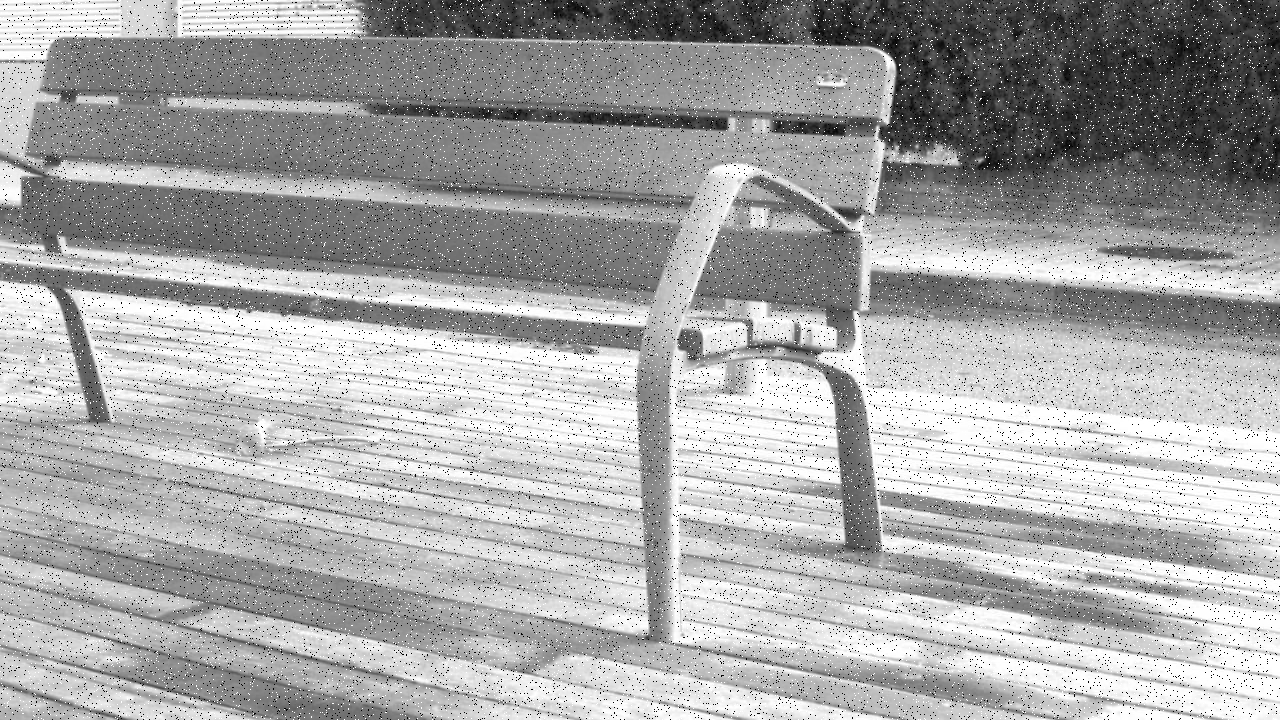
#> input picture hw02/ex1_images/noise.png, 1280 x 720 px
$ python ex1.py
#> lines starting #> are read from the running program, lines starting #| are printed output that depends on the picture; long printed decimals are rounded
import cv2
import matplotlib.pyplot as plt
import numpy as np
import math
import os


def read_img(img_path):
    """
        Read grayscale image
        Inputs:
        img_path: str: image path
        Returns:
        img: cv2 image
    """
    return cv2.imread(img_path, 0)


def padding_img(img, filter_size=3):
    """
    The surrogate function for the filter functions.
    The goal of the function: replicate padding the image such that when applying the kernel with the size of filter_size, the padded image will be the same size as the original image.
    WARNING: Do not use the exterior functions from available libraries such as OpenCV, scikit-image, etc. Just do from scratch using function from the numpy library or functions in pure Python.
    Inputs:
        img: cv2 image: original image
        filter_size: int: size of square filter
    Return:
        padded_img: cv2 image: the padding image
    """
    pad_size = filter_size // 2
    padded_img = np.pad(img, pad_size, mode='edge')
    return padded_img


def mean_filter(img, filter_size=3):
    """
    Smoothing image with mean square filter with the size of filter_size. Use replicate padding for the image.
    WARNING: Do not use the exterior functions from available libraries such as OpenCV, scikit-image, etc. Just do from scratch using function from the numpy library or functions in pure Python.
    Inputs:
        img: cv2 image: original image
        filter_size: int: size of square filter,
    Return:
        smoothed_img: cv2 image: the smoothed image with mean filter.
    """
    padded_img = padding_img(img, filter_size)
    smoothed_img = np.zeros_like(img)
    for i in range(img.shape[0]):
        for j in range(img.shape[1]):
            smoothed_img[i, j] = np.mean(padded_img[i:i+filter_size, j:j+filter_size])
    return smoothed_img

def median_filter(img, filter_size=3):
    """
        Smoothing image with median square filter with the size of filter_size. Use replicate padding for the image.
        WARNING: Do not use the exterior functions from available libraries such as OpenCV, scikit-image, etc. Just do from scratch using function from the numpy library or functions in pure Python.
        Inputs:
            img: cv2 image: original image
            filter_size: int: size of square filter
        Return:
            smoothed_img: cv2 image: the smoothed image with median filter.
    """
    padded_img = padding_img(img, filter_size)
    smoothed_img = np.zeros_like(img)
    for i in range(img.shape[0]):
        for j in range(img.shape[1]):
            smoothed_img[i, j] = np.median(padded_img[i:i+filter_size, j:j+filter_size])
    return smoothed_img


def psnr(gt_img, smooth_img):
    """
        Calculate the PSNR metric
        Inputs:
            gt_img: cv2 image: groundtruth image
            smooth_img: cv2 image: smoothed image
        Outputs:
            psnr_score: PSNR score
    """
    mse = np.mean((gt_img - smooth_img) ** 2)
    if mse == 0:
        return float('inf')
    max_pixel = 65025
    psnr_score = 10 * math.log10(max_pixel / mse)
    return psnr_score


def show_res(before_img, after_img):
    """
        Show the original image and the corresponding smooth image
        Inputs:
            before_img: cv2: image before smoothing
            after_img: cv2: corresponding smoothed image
        Return:
            None
    """
    plt.figure(figsize=(12, 4))
    plt.subplot(1, 2, 1)
    plt.imshow(before_img, cmap='gray')
    plt.title('Before')

    plt.subplot(1, 2, 2)
    plt.imshow(after_img, cmap='gray')
    plt.title('After')
    plt.show()


if __name__ == '__main__':
    img_noise_path = 'ex1_images/noise.png' # <- need to specify the path to the noise image
    img_gt_path = "" 'ex1_images/ori_img.png' # <- need to specify the path to the gt image
    img = read_img(img_noise_path)
#> in read_img, returned value is the input picture: shape (720, 1280); min 0, max 255, mean 167.2
    img_gt = read_img(img_gt_path)
#> call 2 of read_img, with img_path = 'ex1_images/ori_img.png'
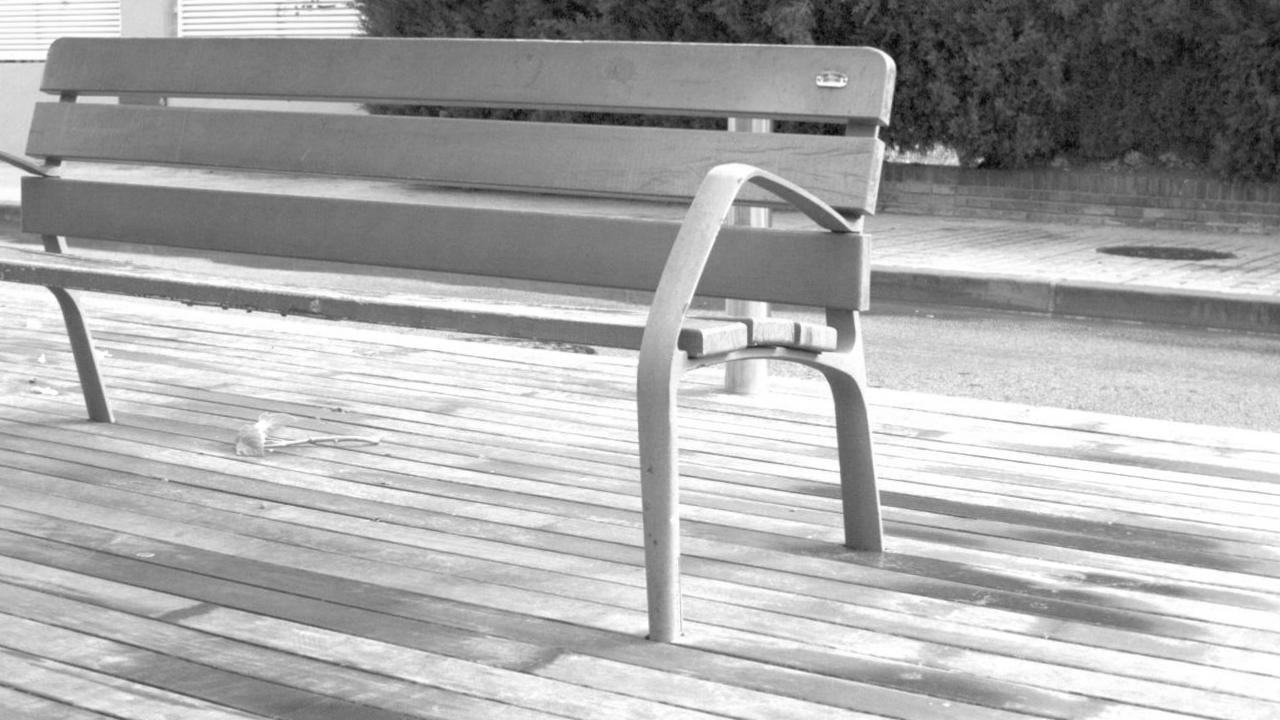
#> input picture hw02/ex1_images/ori_img.png, 1280 x 720 px
#> in read_img, returned value is the input picture: shape (720, 1280); min 0, max 255, mean 169.4
    filter_size = 3

    print(psnr(img, img_gt))
#> in psnr, `mse = np.mean((gt_img - smooth_img) ** 2)`: mse = 5
#> in psnr, `psnr_score = 10 * math.log10(max_pixel / mse)`: psnr_score = 41.14
#| 41.138
    import time
    # Mean filter
    tick = time.time()
    mean_smoothed_img = mean_filter(img, filter_size)
#> in padding_img, `padded_img = np.pad(img, pad_size, mode='edge')`:
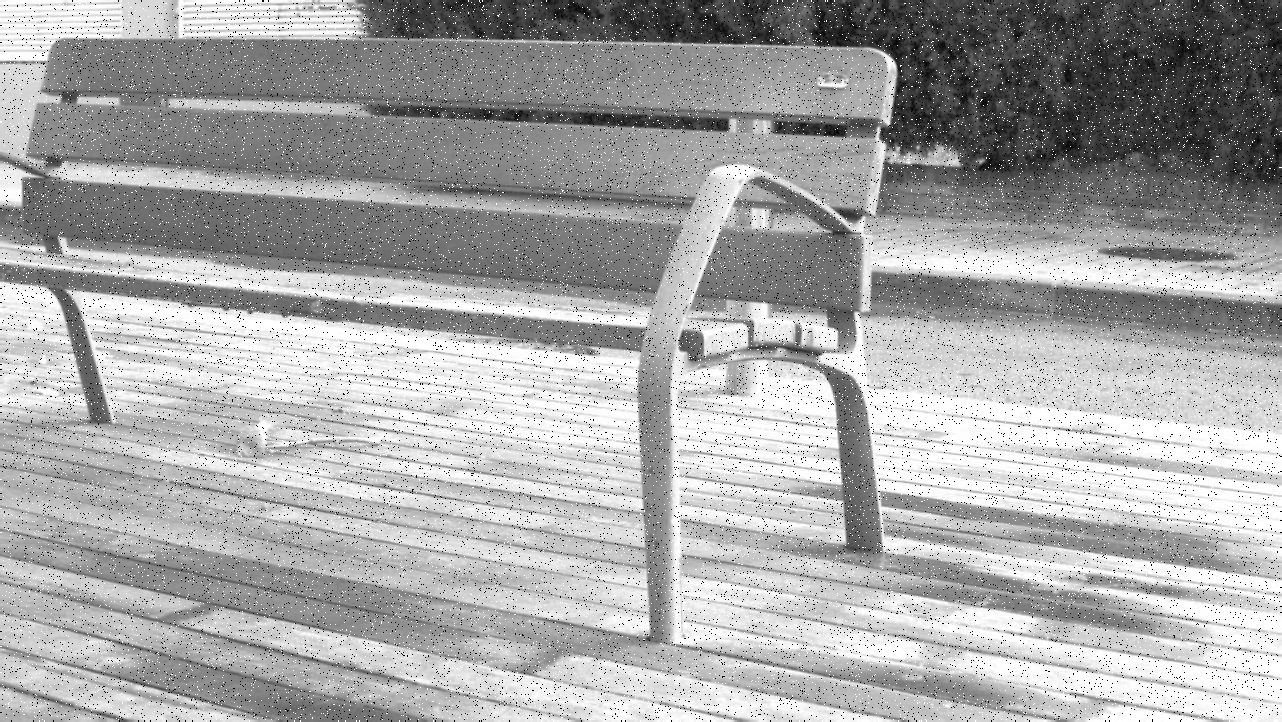
#> padded_img: shape (722, 1282); min 0, max 255, mean 167.2
    print('Time taken: ', time.time() - tick)
    show_res(img, mean_smoothed_img)
#> in show_res, `plt.show()`:
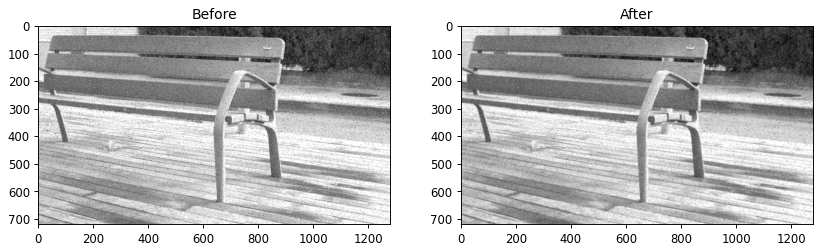
#> figure drawn by matplotlib, 2 panels
    print('PSNR score of mean filter: ', psnr(img_gt, mean_smoothed_img))
#| PSNR score of mean filter:  31.648

    # Median filter
    tick = time.time()
    median_smoothed_img = median_filter(img, filter_size)
    print('Time taken: ', time.time() - tick)
    show_res(img, median_smoothed_img)
    print('PSNR score of median filter: ', psnr(img_gt, median_smoothed_img))
#| PSNR score of median filter:  38.821
